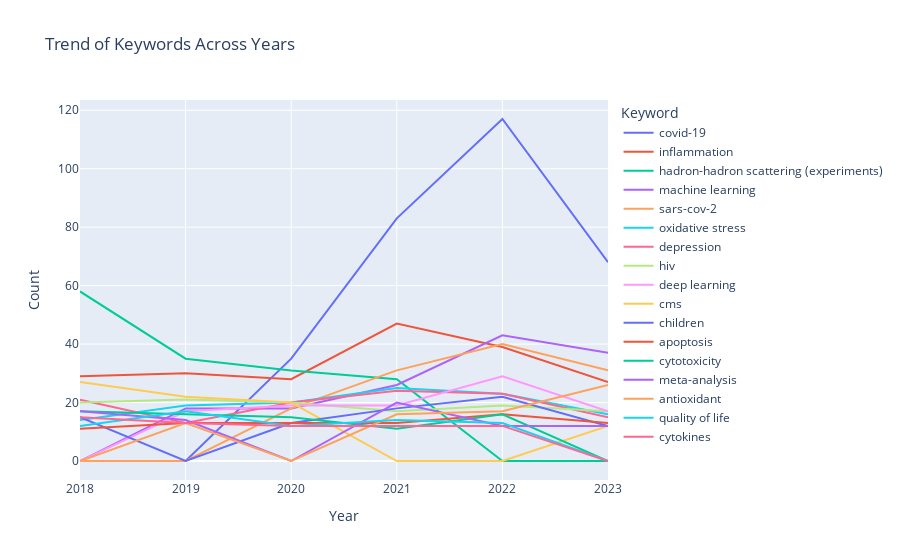

Notebook cell for this chart:
### Code cell
import plotly.express as px

merge2=merge2[merge2['Keywords']!='thailand']
merge2=merge2[merge2['Keywords']!='asia']
merge2=merge2[merge2['Total']>=60]
# Melt the data to long format
melted = merge2.melt(id_vars='Keywords', 
                     value_vars=['2018_Count', '2019_Count', '2020_Count', '2021_Count', '2022_Count', '2023_Count'], 
                     var_name='Year', 
                     value_name='Count')
melted['Year'] = melted['Year'].str.replace('_Count', '')

# Create the line plot
fig = px.line(melted, x='Year', y='Count', color='Keywords', 
              title='Trend of Keywords Across Years', 
              labels={'Year': 'Year', 'Count': 'Count', 'Keywords': 'Keyword'})

# Show the plot
fig.show()

### Figure 1 — Plotly figure (JSON) as saved in the notebook; plotly's stock layout.template omitted (floating-point values rounded to 4 significant figures)
{"data": [{"hovertemplate": "Keyword=covid-19<br>Year=%{x}<br>Count=%{y}<extra></extra>", "legendgroup": "covid-19", "line": {"color": "#636efa", "dash": "solid"}, "marker": {"symbol": "circle"}, "mode": "lines", "name": "covid-19", "orientation": "v", "showlegend": true, "type": "scatter", "x": ["2018", "2019", "2020", "2021", "2022", "2023"], "xaxis": "x", "y": [0, 0, 35, 83, 117, 68], "yaxis": "y"}, {"hovertemplate": "Keyword=inflammation<br>Year=%{x}<br>Count=%{y}<extra></extra>", "legendgroup": "inflammation", "line": {"color": "#EF553B", "dash": "solid"}, "marker": {"symbol": "circle"}, "mode": "lines", "name": "inflammation", "orientation": "v", "showlegend": true, "type": "scatter", "x": ["2018", "2019", "2020", "2021", "2022", "2023"], "xaxis": "x", "y": [29, 30, 28, 47, 39, 27], "yaxis": "y"}, {"hovertemplate": "Keyword=hadron-hadron scattering (experiments)<br>Year=%{x}<br>Count=%{y}<extra></extra>", "legendgroup": "hadron-hadron scattering (experiments)", "line": {"color": "#00cc96", "dash": "solid"}, "marker": {"symbol": "circle"}, "mode": "lines", "name": "hadron-hadron scattering (experiments)", "orientation": "v", "showlegend": true, "type": "scatter", "x": ["2018", "2019", "2020", "2021", "2022", "2023"], "xaxis": "x", "y": [58, 35, 31, 28, 0, 0], "yaxis": "y"}, {"hovertemplate": "Keyword=machine learning<br>Year=%{x}<br>Count=%{y}<extra></extra>", "legendgroup": "machine learning", "line": {"color": "#ab63fa", "dash": "solid"}, "marker": {"symbol": "circle"}, "mode": "lines", "name": "machine learning", "orientation": "v", "showlegend": true, "type": "scatter", "x": ["2018", "2019", "2020", "2021", "2022", "2023"], "xaxis": "x", "y": [0, 18, 18, 26, 43, 37], "yaxis": "y"}, {"hovertemplate": "Keyword=sars-cov-2<br>Year=%{x}<br>Count=%{y}<extra></extra>", "legendgroup": "sars-cov-2", "line": {"color": "#FFA15A", "dash": "solid"}, "marker": {"symbol": "circle"}, "mode": "lines", "name": "sars-cov-2", "orientation": "v", "showlegend": true, "type": "scatter", "x": ["2018", "2019", "2020", "2021", "2022", "2023"], "xaxis": "x", "y": [0, 0, 18, 31, 40, 31], "yaxis": "y"}, {"hovertemplate": "Keyword=oxidative stress<br>Year=%{x}<br>Count=%{y}<extra></extra>", "legendgroup": "oxidative stress", "line": {"color": "#19d3f3", "dash": "solid"}, "marker": {"symbol": "circle"}, "mode": "lines", "name": "oxidative stress", "orientation": "v", "showlegend": true, "type": "scatter", "x": ["2018", "2019", "2020", "2021", "2022", "2023"], "xaxis": "x", "y": [14, 19, 20, 25, 23, 16], "yaxis": "y"}, {"hovertemplate": "Keyword=depression<br>Year=%{x}<br>Count=%{y}<extra></extra>", "legendgroup": "depression", "line": {"color": "#FF6692", "dash": "solid"}, "marker": {"symbol": "circle"}, "mode": "lines", "name": "depression", "orientation": "v", "showlegend": true, "type": "scatter", "x": ["2018", "2019", "2020", "2021", "2022", "2023"], "xaxis": "x", "y": [21, 13, 20, 24, 23, 15], "yaxis": "y"}, {"hovertemplate": "Keyword=hiv<br>Year=%{x}<br>Count=%{y}<extra></extra>", "legendgroup": "hiv", "line": {"color": "#B6E880", "dash": "solid"}, "marker": {"symbol": "circle"}, "mode": "lines", "name": "hiv", "orientation": "v", "showlegend": true, "type": "scatter", "x": ["2018", "2019", "2020", "2021", "2022", "2023"], "xaxis": "x", "y": [20, 21, 20, 17, 19, 17], "yaxis": "y"}, {"hovertemplate": "Keyword=deep learning<br>Year=%{x}<br>Count=%{y}<extra></extra>", "legendgroup": "deep learning", "line": {"color": "#FF97FF", "dash": "solid"}, "marker": {"symbol": "circle"}, "mode": "lines", "name": "deep learning", "orientation": "v", "showlegend": true, "type": "scatter", "x": ["2018", "2019", "2020", "2021", "2022", "2023"], "xaxis": "x", "y": [0, 17, 19, 19, 29, 17], "yaxis": "y"}, {"hovertemplate": "Keyword=cms<br>Year=%{x}<br>Count=%{y}<extra></extra>", "legendgroup": "cms", "line": {"color": "#FECB52", "dash": "solid"}, "marker": {"symbol": "circle"}, "mode": "lines", "name": "cms", "orientation": "v", "showlegend": true, "type": "scatter", "x": ["2018", "2019", "2020", "2021", "2022", "2023"], "xaxis": "x", "y": [27, 22, 20, 0, 0, 12], "yaxis": "y"}, {"hovertemplate": "Keyword=children<br>Year=%{x}<br>Count=%{y}<extra></extra>", "legendgroup": "children", "line": {"color": "#636efa", "dash": "solid"}, "marker": {"symbol": "circle"}, "mode": "lines", "name": "children", "orientation": "v", "showlegend": true, "type": "scatter", "x": ["2018", "2019", "2020", "2021", "2022", "2023"], "xaxis": "x", "y": [15, 0, 13, 18, 22, 12], "yaxis": "y"}, {"hovertemplate": "Keyword=apoptosis<br>Year=%{x}<br>Count=%{y}<extra></extra>", "legendgroup": "apoptosis", "line": {"color": "#EF553B", "dash": "solid"}, "marker": {"symbol": "circle"}, "mode": "lines", "name": "apoptosis", "orientation": "v", "showlegend": true, "type": "scatter", "x": ["2018", "2019", "2020", "2021", "2022", "2023"], "xaxis": "x", "y": [11, 13, 13, 13, 16, 13], "yaxis": "y"}, {"hovertemplate": "Keyword=cytotoxicity<br>Year=%{x}<br>Count=%{y}<extra></extra>", "legendgroup": "cytotoxicity", "line": {"color": "#00cc96", "dash": "solid"}, "marker": {"symbol": "circle"}, "mode": "lines", "name": "cytotoxicity", "orientation": "v", "showlegend": true, "type": "scatter", "x": ["2018", "2019", "2020", "2021", "2022", "2023"], "xaxis": "x", "y": [17, 16, 15, 11, 16, 0], "yaxis": "y"}, {"hovertemplate": "Keyword=meta-analysis<br>Year=%{x}<br>Count=%{y}<extra></extra>", "legendgroup": "meta-analysis", "line": {"color": "#ab63fa", "dash": "solid"}, "marker": {"symbol": "circle"}, "mode": "lines", "name": "meta-analysis", "orientation": "v", "showlegend": true, "type": "scatter", "x": ["2018", "2019", "2020", "2021", "2022", "2023"], "xaxis": "x", "y": [17, 14, 0, 20, 12, 12], "yaxis": "y"}, {"hovertemplate": "Keyword=antioxidant<br>Year=%{x}<br>Count=%{y}<extra></extra>", "legendgroup": "antioxidant", "line": {"color": "#FFA15A", "dash": "solid"}, "marker": {"symbol": "circle"}, "mode": "lines", "name": "antioxidant", "orientation": "v", "showlegend": true, "type": "scatter", "x": ["2018", "2019", "2020", "2021", "2022", "2023"], "xaxis": "x", "y": [0, 13, 0, 16, 17, 26], "yaxis": "y"}, {"hovertemplate": "Keyword=quality of life<br>Year=%{x}<br>Count=%{y}<extra></extra>", "legendgroup": "quality of life", "line": {"color": "#19d3f3", "dash": "solid"}, "marker": {"symbol": "circle"}, "mode": "lines", "name": "quality of life", "orientation": "v", "showlegend": true, "type": "scatter", "x": ["2018", "2019", "2020", "2021", "2022", "2023"], "xaxis": "x", "y": [12, 17, 12, 14, 13, 0], "yaxis": "y"}, {"hovertemplate": "Keyword=cytokines<br>Year=%{x}<br>Count=%{y}<extra></extra>", "legendgroup": "cytokines", "line": {"color": "#FF6692", "dash": "solid"}, "marker": {"symbol": "circle"}, "mode": "lines", "name": "cytokines", "orientation": "v", "showlegend": true, "type": "scatter", "x": ["2018", "2019", "2020", "2021", "2022", "2023"], "xaxis": "x", "y": [15, 13, 12, 12, 12, 0], "yaxis": "y"}], "layout": {"legend": {"title": {"text": "Keyword"}, "tracegroupgap": 0}, "title": {"text": "Trend of Keywords Across Years"}, "xaxis": {"anchor": "y", "domain": [0, 1], "title": {"text": "Year"}}, "yaxis": {"anchor": "x", "domain": [0, 1], "title": {"text": "Count"}}}}
